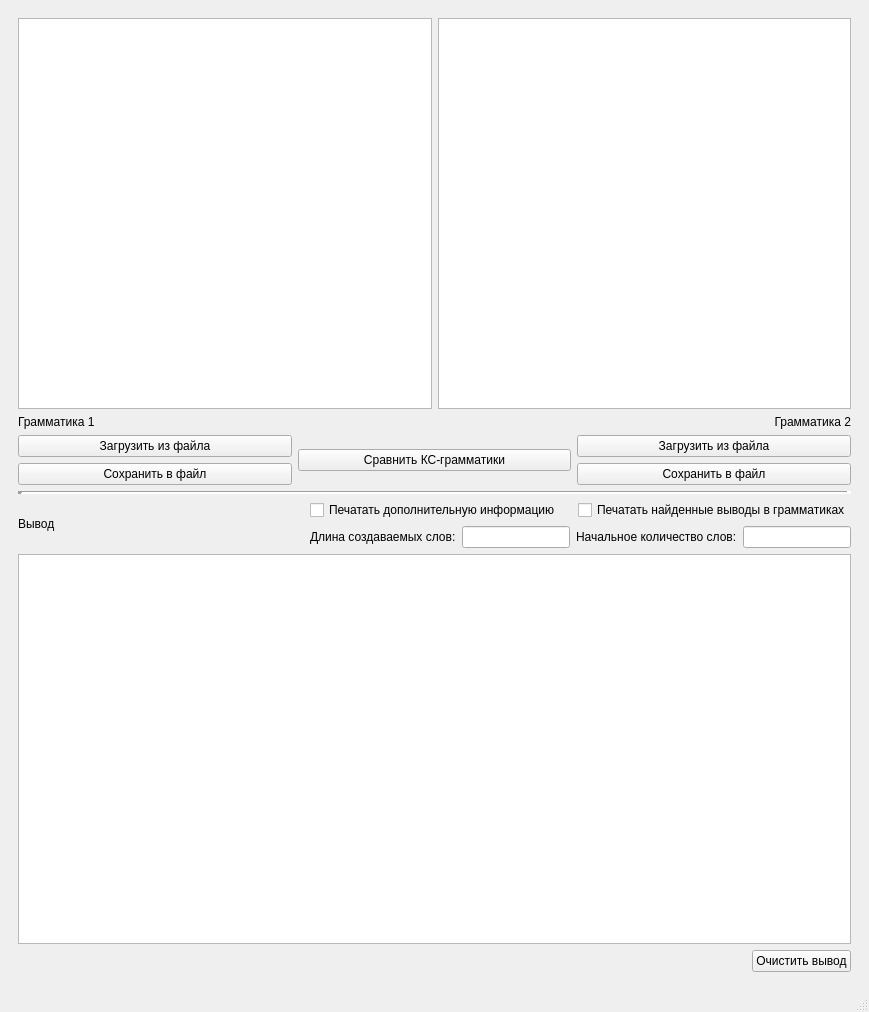
<?xml version="1.0" encoding="UTF-8"?>
<ui version="4.0">
 <class>Diploma_MainWindow</class>
 <widget class="QMainWindow" name="Diploma_MainWindow">
  <property name="geometry">
   <rect>
    <x>0</x>
    <y>0</y>
    <width>869</width>
    <height>1012</height>
   </rect>
  </property>
  <property name="windowTitle">
   <string>Diploma_MainWindow</string>
  </property>
  <widget class="QWidget" name="centralwidget">
   <layout class="QGridLayout" name="gridLayout">
    <item row="0" column="0">
     <widget class="QStackedWidget" name="stackedWidget">
      <property name="lineWidth">
       <number>1</number>
      </property>
      <property name="currentIndex">
       <number>1</number>
      </property>
      <widget class="QWidget" name="mainMenu_page">
       <layout class="QHBoxLayout" name="horizontalLayout_3">
        <item>
         <spacer name="horizontalSpacer">
          <property name="orientation">
           <enum>Qt::Orientation::Horizontal</enum>
          </property>
          <property name="sizeHint" stdset="0">
           <size>
            <width>40</width>
            <height>20</height>
           </size>
          </property>
         </spacer>
        </item>
        <item>
         <layout class="QVBoxLayout" name="verticalLayout_3">
          <item>
           <spacer name="verticalSpacer">
            <property name="orientation">
             <enum>Qt::Orientation::Vertical</enum>
            </property>
            <property name="sizeHint" stdset="0">
             <size>
              <width>20</width>
              <height>40</height>
             </size>
            </property>
           </spacer>
          </item>
          <item>
           <widget class="QPushButton" name="Library_pB">
            <property name="text">
             <string>Справочник</string>
            </property>
           </widget>
          </item>
          <item>
           <widget class="QPushButton" name="GrammarEQ_pB">
            <property name="text">
             <string>Анализ эквивалентности КС-грамматик</string>
            </property>
           </widget>
          </item>
          <item>
           <widget class="QPushButton" name="PremadeTasks_pB">
            <property name="text">
             <string>Заготовленные задания</string>
            </property>
           </widget>
          </item>
          <item>
           <widget class="QPushButton" name="InfiniteTasks_pB">
            <property name="text">
             <string>Бесконечные задания</string>
            </property>
           </widget>
          </item>
          <item>
           <spacer name="verticalSpacer_2">
            <property name="orientation">
             <enum>Qt::Orientation::Vertical</enum>
            </property>
            <property name="sizeHint" stdset="0">
             <size>
              <width>20</width>
              <height>40</height>
             </size>
            </property>
           </spacer>
          </item>
         </layout>
        </item>
        <item>
         <spacer name="horizontalSpacer_2">
          <property name="orientation">
           <enum>Qt::Orientation::Horizontal</enum>
          </property>
          <property name="sizeHint" stdset="0">
           <size>
            <width>40</width>
            <height>20</height>
           </size>
          </property>
         </spacer>
        </item>
       </layout>
      </widget>
      <widget class="QWidget" name="grammarEQ_page">
       <layout class="QVBoxLayout" name="verticalLayout_5">
        <item>
         <layout class="QHBoxLayout" name="horizontalLayout">
          <item>
           <widget class="QTextEdit" name="grammar1_textEdit">
            <property name="minimumSize">
             <size>
              <width>300</width>
              <height>300</height>
             </size>
            </property>
           </widget>
          </item>
          <item>
           <widget class="QTextEdit" name="grammar2_textEdit">
            <property name="minimumSize">
             <size>
              <width>300</width>
              <height>300</height>
             </size>
            </property>
           </widget>
          </item>
         </layout>
        </item>
        <item>
         <layout class="QHBoxLayout" name="horizontalLayout_5">
          <item>
           <widget class="QLabel" name="CF1_label">
            <property name="text">
             <string>Грамматика 1</string>
            </property>
           </widget>
          </item>
          <item>
           <widget class="QLabel" name="CF2_label">
            <property name="text">
             <string>Грамматика 2</string>
            </property>
            <property name="alignment">
             <set>Qt::AlignmentFlag::AlignRight|Qt::AlignmentFlag::AlignTrailing|Qt::AlignmentFlag::AlignVCenter</set>
            </property>
           </widget>
          </item>
         </layout>
        </item>
        <item>
         <layout class="QHBoxLayout" name="horizontalLayout_4">
          <item>
           <layout class="QVBoxLayout" name="verticalLayout_7">
            <item>
             <widget class="QPushButton" name="CF1Load_pB">
              <property name="text">
               <string>Загрузить из файла</string>
              </property>
             </widget>
            </item>
            <item>
             <widget class="QPushButton" name="CF1Save_pB">
              <property name="text">
               <string>Сохранить в файл</string>
              </property>
             </widget>
            </item>
           </layout>
          </item>
          <item>
           <widget class="QPushButton" name="Compare_pB">
            <property name="text">
             <string>Сравнить КС-грамматики</string>
            </property>
           </widget>
          </item>
          <item>
           <layout class="QVBoxLayout" name="verticalLayout_6">
            <item>
             <widget class="QPushButton" name="CF2Load_pB">
              <property name="text">
               <string>Загрузить из файла</string>
              </property>
             </widget>
            </item>
            <item>
             <widget class="QPushButton" name="CF2Save_pB">
              <property name="text">
               <string>Сохранить в файл</string>
              </property>
             </widget>
            </item>
           </layout>
          </item>
         </layout>
        </item>
        <item>
         <widget class="Line" name="line">
          <property name="font">
           <font>
            <bold>false</bold>
           </font>
          </property>
          <property name="frameShadow">
           <enum>QFrame::Shadow::Sunken</enum>
          </property>
          <property name="lineWidth">
           <number>5</number>
          </property>
          <property name="orientation">
           <enum>Qt::Orientation::Horizontal</enum>
          </property>
         </widget>
        </item>
        <item>
         <layout class="QHBoxLayout" name="horizontalLayout_6">
          <item>
           <widget class="QLabel" name="output_label">
            <property name="text">
             <string>Вывод</string>
            </property>
           </widget>
          </item>
          <item>
           <spacer name="horizontalSpacer_3">
            <property name="orientation">
             <enum>Qt::Orientation::Horizontal</enum>
            </property>
            <property name="sizeHint" stdset="0">
             <size>
              <width>40</width>
              <height>20</height>
             </size>
            </property>
           </spacer>
          </item>
          <item>
           <layout class="QVBoxLayout" name="verticalLayout">
            <item>
             <layout class="QHBoxLayout" name="horizontalLayout_2">
              <item>
               <widget class="QCheckBox" name="debug_chBox">
                <property name="text">
                 <string>Печатать дополнительную информацию</string>
                </property>
               </widget>
              </item>
              <item>
               <widget class="QCheckBox" name="path_chBox">
                <property name="text">
                 <string>Печатать найденные выводы в грамматиках</string>
                </property>
               </widget>
              </item>
             </layout>
            </item>
            <item>
             <layout class="QHBoxLayout" name="horizontalLayout_9">
              <item>
               <widget class="QLabel" name="length_label">
                <property name="text">
                 <string>Длина создаваемых слов:</string>
                </property>
               </widget>
              </item>
              <item>
               <widget class="QLineEdit" name="length_lineEdit">
                <property name="alignment">
                 <set>Qt::AlignmentFlag::AlignRight|Qt::AlignmentFlag::AlignTrailing|Qt::AlignmentFlag::AlignVCenter</set>
                </property>
               </widget>
              </item>
              <item>
               <widget class="QLabel" name="wordCount_label">
                <property name="text">
                 <string>Начальное количество слов:</string>
                </property>
               </widget>
              </item>
              <item>
               <widget class="QLineEdit" name="wordCount_lineEdit">
                <property name="alignment">
                 <set>Qt::AlignmentFlag::AlignRight|Qt::AlignmentFlag::AlignTrailing|Qt::AlignmentFlag::AlignVCenter</set>
                </property>
               </widget>
              </item>
             </layout>
            </item>
           </layout>
          </item>
         </layout>
        </item>
        <item>
         <widget class="QTextEdit" name="output_textEdit">
          <property name="minimumSize">
           <size>
            <width>0</width>
            <height>200</height>
           </size>
          </property>
          <property name="readOnly">
           <bool>true</bool>
          </property>
         </widget>
        </item>
        <item>
         <layout class="QHBoxLayout" name="horizontalLayout_7">
          <item>
           <spacer name="horizontalSpacer_4">
            <property name="orientation">
             <enum>Qt::Orientation::Horizontal</enum>
            </property>
            <property name="sizeHint" stdset="0">
             <size>
              <width>40</width>
              <height>20</height>
             </size>
            </property>
           </spacer>
          </item>
          <item>
           <widget class="QPushButton" name="clearOutput_pB">
            <property name="text">
             <string>Очистить вывод</string>
            </property>
           </widget>
          </item>
         </layout>
        </item>
       </layout>
      </widget>
     </widget>
    </item>
   </layout>
  </widget>
  <widget class="QMenuBar" name="menubar">
   <property name="geometry">
    <rect>
     <x>0</x>
     <y>0</y>
     <width>869</width>
     <height>21</height>
    </rect>
   </property>
  </widget>
  <widget class="QStatusBar" name="statusbar"/>
 </widget>
 <resources/>
 <connections/>
</ui>
